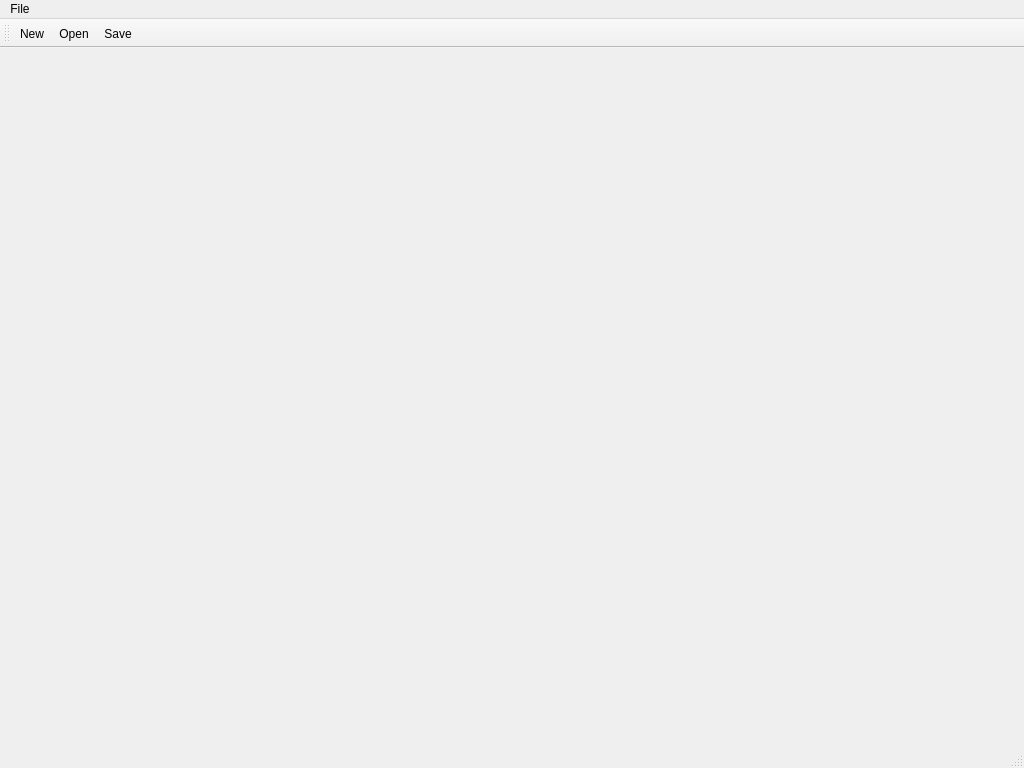
<?xml version="1.0" encoding="UTF-8"?>
<ui version="4.0">
 <class>MainWindow</class>
 <widget class="QMainWindow" name="MainWindow">
  <property name="geometry">
   <rect>
    <x>0</x>
    <y>0</y>
    <width>1024</width>
    <height>768</height>
   </rect>
  </property>
  <property name="windowTitle">
   <string>MainWindow</string>
  </property>
  <widget class="QWidget" name="centralWidget">
   <widget class="Picture" name="pictureContainer">
    <property name="geometry">
     <rect>
      <x>0</x>
      <y>0</y>
      <width>81</width>
      <height>31</height>
     </rect>
    </property>
    <property name="text">
     <string/>
    </property>
   </widget>
  </widget>
  <widget class="QMenuBar" name="menuBar">
   <property name="geometry">
    <rect>
     <x>0</x>
     <y>0</y>
     <width>1024</width>
     <height>25</height>
    </rect>
   </property>
   <widget class="QMenu" name="menuFile">
    <property name="title">
     <string>File</string>
    </property>
    <addaction name="actionNew"/>
    <addaction name="actionOpen"/>
    <addaction name="actionSave"/>
   </widget>
   <addaction name="menuFile"/>
  </widget>
  <widget class="QToolBar" name="mainToolBar">
   <attribute name="toolBarArea">
    <enum>TopToolBarArea</enum>
   </attribute>
   <attribute name="toolBarBreak">
    <bool>false</bool>
   </attribute>
   <addaction name="actionNew"/>
   <addaction name="actionOpen"/>
   <addaction name="actionSave"/>
  </widget>
  <widget class="QStatusBar" name="statusBar"/>
  <action name="actionNew">
   <property name="icon">
    <iconset resource="myres.qrc">
     <normaloff>:/Images/page_white.png</normaloff>:/Images/page_white.png</iconset>
   </property>
   <property name="text">
    <string>New</string>
   </property>
  </action>
  <action name="actionOpen">
   <property name="icon">
    <iconset resource="myres.qrc">
     <normaloff>:/Images/folder.png</normaloff>:/Images/folder.png</iconset>
   </property>
   <property name="text">
    <string>Open</string>
   </property>
  </action>
  <action name="actionSave">
   <property name="icon">
    <iconset resource="myres.qrc">
     <normaloff>:/Images/disk.png</normaloff>:/Images/disk.png</iconset>
   </property>
   <property name="text">
    <string>Save</string>
   </property>
  </action>
 </widget>
 <layoutdefault spacing="6" margin="11"/>
 <customwidgets>
  <customwidget>
   <class>Picture</class>
   <extends>QLabel</extends>
   <header location="global">picture.h</header>
  </customwidget>
 </customwidgets>
 <resources>
  <include location="myres.qrc"/>
 </resources>
 <connections/>
</ui>
